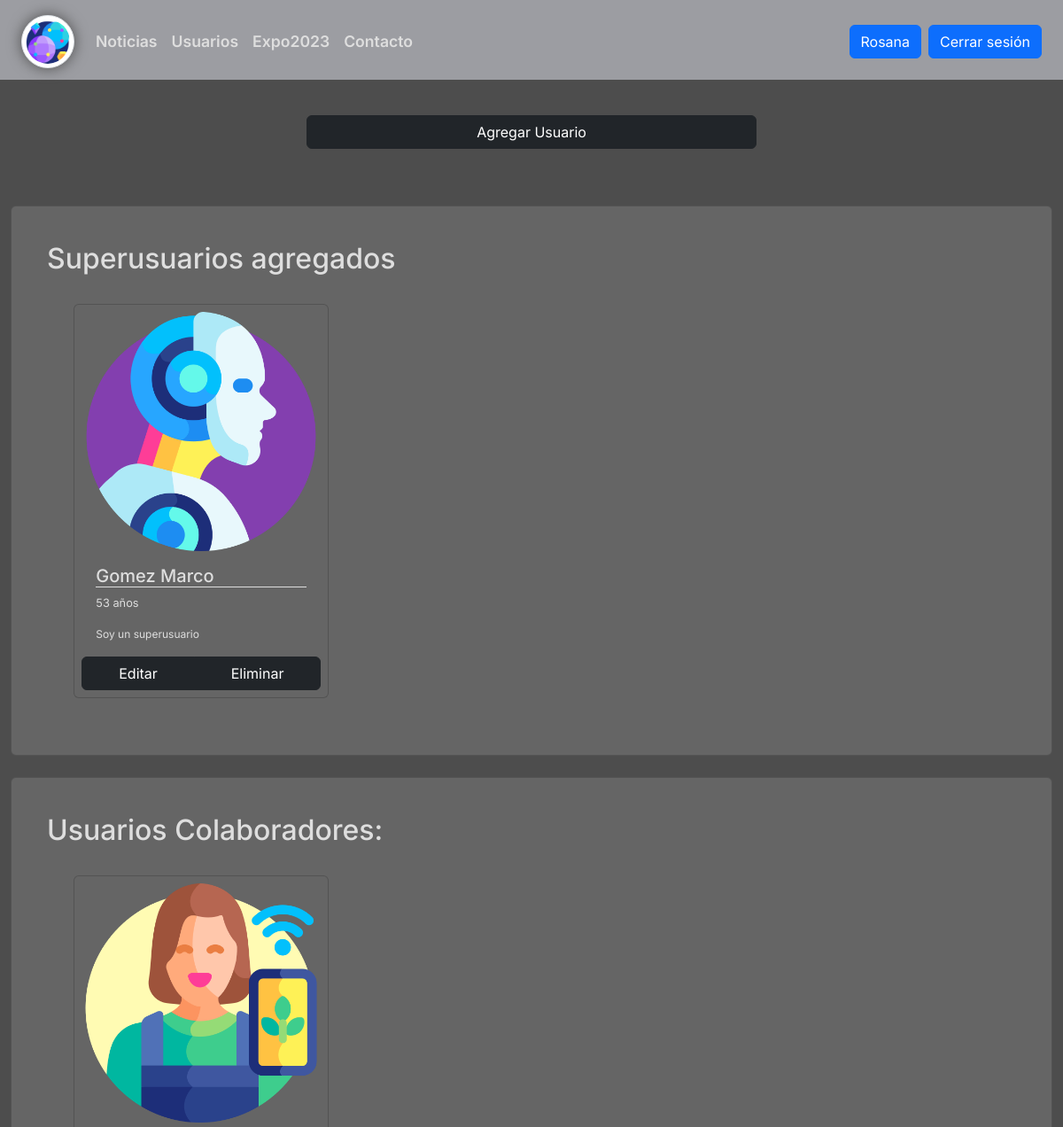
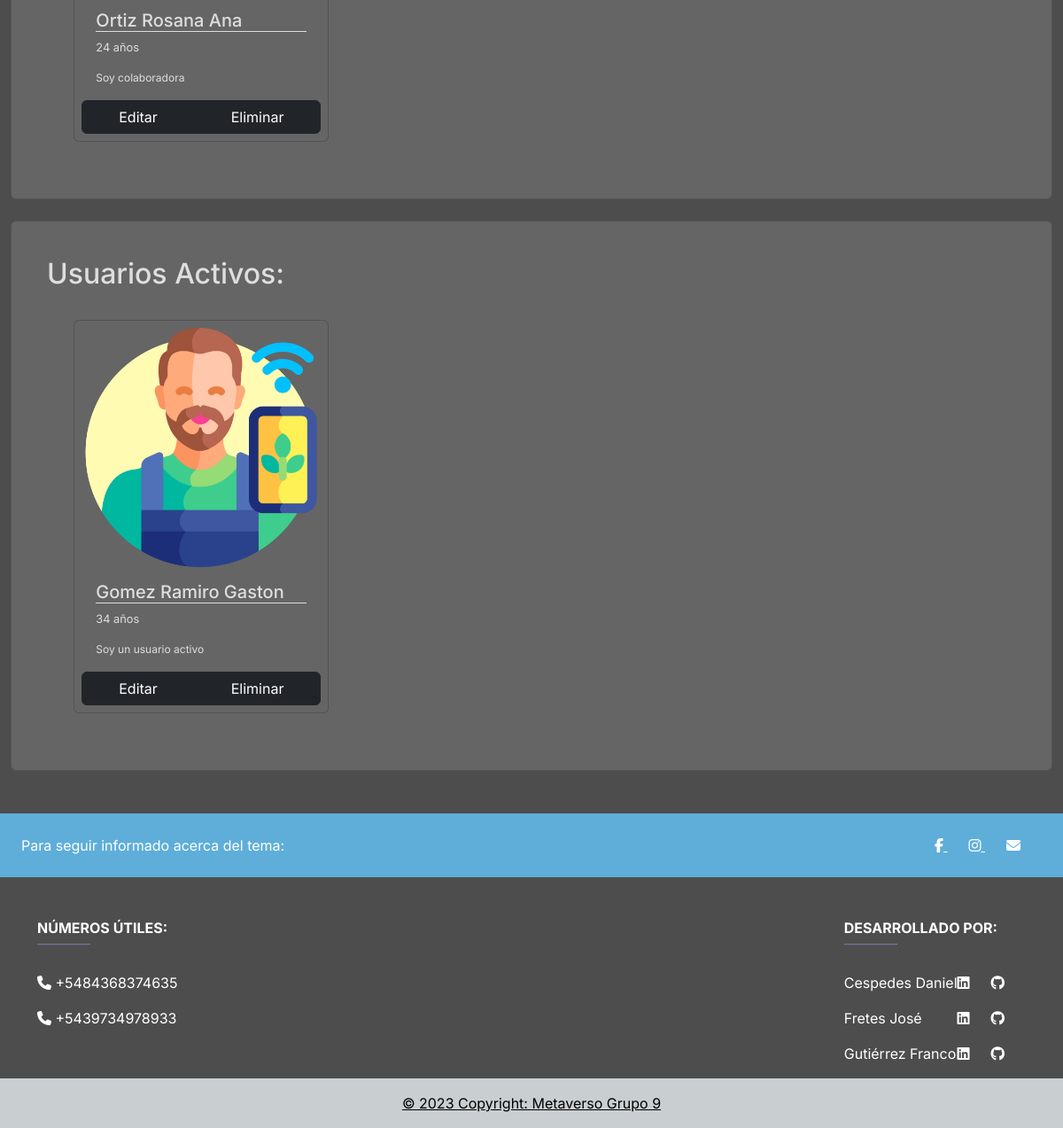
/administrar_usuarios/ (signed in), run on the app's committed database (2 pictures, top to bottom).
### apps/blog/models.py (models this page shows, shortened)
class Usuarios(models.Model):
    user = models.OneToOneField(User, on_delete=models.CASCADE, related_name='profile', default=None)
    primer_nombre = models.CharField(max_length=20, blank=False, null=False)
    segundo_nombre = models.CharField(max_length=20, blank=True)
    apellido = models.CharField(max_length=20, blank=False, null=False)
    fecha_nacimiento = models.DateField(blank=False, null=False, verbose_name='Fecha de nacimiento')
    imagen = models.ImageField(upload_to='post', null=True)
    biografia = models.TextField(max_length=500, blank=False, null=False)
    activo = models.BooleanField(default=False)
    es_colaborador = models.BooleanField(default=False)
    es_superusuario = models.BooleanField(default=False)
    class Meta:
        verbose_name_plural = 'Usuarios'
    def calcular_edad(self):
        return date.today().year - self.fecha_nacimiento.year

### apps/blog/views.py (the view)
# urls.py: path('administrar_usuarios/', views.administrarUsuarios, name='administrar_usuarios'),
def administrarUsuarios(request):
    usuarios= Usuarios.objects.all()
    superusuarios = usuarios.filter(es_superusuario=True)
    colaboradores = usuarios.filter(es_colaborador=True)
    usuarios_activos = usuarios.filter(activo=True)
    context={"usuarios":usuarios_activos, "superusuarios":superusuarios, "colaboradores":colaboradores}
    return render(request, 'usuarios/administrar_usuarios.html', context)

### templates/usuarios/administrar_usuarios.html (shortened to what this page needs)
{% extends 'base.html' %}
{% load static %}
{% block content %}
<div class="d-grid gap-2 col-6 mx-auto jumbotron">
  <a href="{% url 'blog:agregar_usuarios'%}" class="btn btn-dark" type="button">Agregar Usuario</a>
</div>
<div class="jumbotron card" style="padding: 40px; ">
    <h2>Superusuarios agregados</h2>
    {% if superusuarios %}
    <div class="row row-cols-1 row-cols-md-3 g-4">
      {% for superusuario in superusuarios %}
          <div class="col">
              <div class="card card-usuarios">
                  <img src="{{superusuario.imagen.url}}" class="card-img-top" alt="foto de {{superusuario.primer_nombre}} {{superusuario.apellido}}">
                  <div class="card-body">
                    <h5 class="card-title">{{superusuario.apellido}} {{superusuario.primer_nombre}} {{superusuario.segundo_nombre}}</h5>
                    <p class="card-text card-edad">{{superusuario.calcular_edad}} años</p>
                    <p class="card-text card-biografia" >{{superusuario.biografia}}</p>
                  </div>
                  <div class="btn-group" role="group" aria-label="Basic outlined example">
                    <a href="{% url 'blog:actualizar_usuarios' superusuario.id %}" type="button" class="btn btn-dark">Editar</a>
                    <a href="{% url 'blog:eliminar_usuarios' superusuario.id %}" type="button" class="btn btn-dark">Eliminar</a>
                  </div>
              </div>
          </div>
          {% endfor %}
        </div>
    {% else %}
      <h3>No hay superusuarios ademas de usted actualmente</h3>
    {% endif %}
</div>
<div class="jumbotron card" style="padding: 40px;">
    <h2>Usuarios Colaboradores:</h2>
    {% if colaboradores %}
    <div class="row row-cols-1 row-cols-md-3 g-4">
      {% for colaborador in colaboradores %}
        <div class="col">
          <div class="card card-usuarios">
            <img src="{{colaborador.imagen.url}}" class="card-img-top" alt="foto de {{colaborador.primer_nombre}} {{colaborador.apellido}}">
            <div class="card-body">
                <h5 class="card-title">{{colaborador.apellido}} {{colaborador.primer_nombre}} {{colaborador.segundo_nombre}}</h5>
                <p class="card-text card-edad">{{colaborador.calcular_edad}} años</p>
                <p class="card-text card-biografia">{{colaborador.biografia}}</p>
            </div>
            <div class="btn-group" role="group" aria-label="Basic outlined example">
              <a href="{% url 'blog:actualizar_usuarios' colaborador.id %}" type="button" class="btn btn-dark">Editar</a>
              <a href="{% url 'blog:eliminar_usuarios' colaborador.id %}" type="button" class="btn btn-dark">Eliminar</a>
            </div>
          </div>
        </div>
        {% endfor %}
      </div>
    {% else %}
      <h3>No hay usuarios colaboradores designados</h3>
    {% endif %}
</div>
<div class="jumbotron card" style="padding: 40px;">
    <h2>Usuarios Activos:</h2>
    {% if usuarios %}
      {% for usuarios in usuarios %}
        <div class="row row-cols-1 row-cols-md-3 g-4">
            <div class="col">
                <div class="card card-usuarios">
                    <img src="{{usuarios.imagen.url}}" class="card-img-top" alt="foto de {{usuarios.primer_nombre}} {{usuarios.apellido}}">
                    <div class="card-body">
                        <h5 class="card-title">{{usuarios.apellido}} {{usuarios.primer_nombre}} {{usuarios.segundo_nombre}}</h5>
                        <p class="card-text card-edad">{{usuarios.calcular_edad}} años</p>
                        <p class="card-text card-biografia">{{usuarios.biografia}}</p>
                    </div>
                    <div class="btn-group" role="group" aria-label="Basic outlined example">
                      <a href="{% url 'blog:actualizar_usuarios' usuarios.id %}" type="button" class="btn btn-dark">Editar</a>
                      <a href="{% url 'blog:eliminar_usuarios' usuarios.id %}" type="button" class="btn btn-dark">Eliminar</a>
                    </div>
                </div>
            </div>
        </div>
      {% endfor %}
    {% else %}
      <h3>No usuarios activos</h3>
    {% endif %}
</div>
{% endblock content %}

### templates/base.html (shortened to what this page needs)
<!DOCTYPE html>
{% load static %}
<html lang="es">
<head>
    <link href="https://cdn.jsdelivr.net/npm/bootstrap@5.2.3/dist/css/bootstrap.min.css"
    rel="stylesheet">
    <link rel="stylesheet" href="{% static 'styles/style.css' %}">
    <link href="https://cdn.jsdelivr.net/npm/bootstrap-icons@1.19.0/font/bootstrap-icons.css" rel="stylesheet">
</head>
<body>
    <nav class="navbar navbar-expand-lg sticky-top">
        <div class="container-fluid">
            <a class="navbar-brand" href="{% url 'blog:index' %}"><img class="img-thumbnail logo" src="{% static 'images/icono.png' %}" alt="Logo"></a>
            <div class="collapse navbar-collapse " id="navbarSupportedContent">
                <ul class="navbar-nav me-auto mb-2 mb-lg-0 ">
                    <li class="nav-item">
                        <a class="nav-link {% block blog %}{% endblock%}" aria-current="page" href="{% url 'blog:index' %}">Noticias</a>
                    </li>
                    <li class="nav-item">
                        <a class="nav-link {% block nosotros %}{% endblock%}"  href="{% url 'blog:nosotros' %}">Usuarios</a>
                    </li>
                    <li class="nav-item">
                        <a class="nav-link {% block contacto %}{% endblock%}"  href="{% url 'blog:Expo2023' %}">Expo2023</a>
                    </li>
                    <li class="nav-item">
                        <a class="nav-link {% block donacion %}{% endblock%}" href="{% url 'blog:contacto' %}">Contacto</a>
                    </li>
                </ul>
                <form class="navbar-nav d-flex{% comment %}  me-auto mb-2 mb-lg-0 {% endcomment %} form-login d-grid gap-2">
                    {% if user.is_authenticated %}
                        {% if user.is_staff %}
                            <a class="btn btn-primary" href="{% url 'blog:perfil' %}" type="button">Administrar</a>
                        {% else %}
                            <a class="btn btn-primary" href="{% url 'blog:perfil' %}" type="button">{{ user.get_username }}</a>
                        {% endif %}
                        <a class="btn btn-primary" href="{% url 'blog:logout'%}" type="button">Cerrar sesión</a>
                    {% else %}
                        <a class="btn btn-primary"href="{% url 'blog:login'%}" type="button">Ingresar</a>
                    {% endif %}
                </form>
            </div>
        </div>
    </nav>
    <div class="container-xxl bg-page">
    {% block content %}
    {% endblock content%}
    </div>
    <div class="my-5">
        <footer
                class="text-center text-lg-start text-white color-footer"
                >
        <section
                class="d-flex justify-content-between p-4 color-acento-footer"
                >
            <div class="me-5">
            <span>Para seguir informado acerca del tema:</span>
            </div>
            <div>
            <a href="#" class="text-white me-4">
                <i class="fab fa-facebook-f"></i>
            </a>
            <a href="#" class="text-white me-4">
                <i class="fab fa-instagram"></i>
            </a>
            <a href="#" class="text-white me-4">
                <i class="fas fa-envelope mr-3"></i>
            </a>
            </div>
        </section>
          <section class="">
            <div class="container text-center text-md-start mt-5">
            <div class="row mt-3">
                <div class="col-auto me-auto">
                    <h6 class="text-uppercase fw-bold">Números Útiles:</h6>
                    <hr
                        class="mb-4 mt-0 d-inline-block mx-auto"
                        style="width: 60px; background-color: #7c4dff; height: 2px"
                        />
                    <p><i class="fas fa-phone mr-3"></i> +5484368374635</p>
                    <p><i class="fas fa-phone mr-3"></i> +5439734978933 </p>
                </div>
                <div class="col-auto">
                    <h6 class="text-uppercase fw-bold">Desarrollado por:</h6>
                    <hr class="mb-4 mt-0 d-inline-block mx-auto" style="width: 60px; background-color: #7c4dff; height: 2px"/>
                    <div class="d-flex">
                        <p class="me-auto">Cespedes Daniel  </p>
                        <a href="https://www.linkedin.com/in/daniel-cespedes-407102245/" target="_blank" class="text-white me-4"><i class="fab fa-linkedin"></i></a>
                        <a href="https://github.com/dann4832022" target="_blank" class="text-white me-4"><i class="fab fa-github"></i></a>
                    </div>
                    <div class="d-flex">
                        <p class="me-auto">Fretes José    </p>
                        <a href="#" target="_blank" class="text-white me-4"><i class=" fab fa-linkedin"></i></a>
                        <a href="https://github.com/josefretes2" target="_blank" class="text-white me-4"><i class=" fab fa-github"></i></a>
                    </div>
                    <div class="d-flex">
                        <p class="me-auto">Gutiérrez Franco </p>
                        <a href="https://www.linkedin.com/in/franco-gutierrez-b76b18178/" target="_blank" class="text-white me-4"><i class=" fab fa-linkedin"></i></a>
                        <a href="https://github.com/FrancoG27" target="_blank" class="text-white me-4"><i class=" fab fa-github"></i></a>
                    </div>
                </div>
            </div>
        </section>
            <div
                class="text-center p-3 color-base-footer"
                >
                <a class="text-black" href=""
                >© 2023 Copyright: Metaverso Grupo 9 </a
                >
            </div>
        </footer>
    </div>
</body>
</html>

### static/styles/style.css (style rules this page uses)
:root { --bg-navbar:#9C9DA2; --bg-page:#4D4D4D; --bg-card:#656565; --bg-input:#9C9DA2; --border-button:#4b4b4b; --bg-button:#4c4c4d; --font-color:#dedede; --font-color-hover:#2b2b2b; --font-color-active:#3a3939; --boton-twitter:#00ACEE; --color-notificacion:#0d0d0d; --bg-evento: rgb(43, 182, 232); --bg-evento-gradiente: linear-gradient(90deg, rgb(83, 214, 240) 0%, rgb(97, 216, 216) 100%); --acento-footer:#5eaed9; --bg-base-footer:#c9cfd0; }
html { height: 100%; }
body { background: var(--bg-page); font-family: 'Inter', sans-serif; color:var(--font-color); min-height: 100vh; }
.navbar { background-color: var(--bg-navbar); padding: 12px; padding-bottom: 8px; }
.navbar .logo { max-width: 60px; max-height: 60px; border-radius: 50%; filter: drop-shadow(0 0 0.5rem var(--bg-page)); }
.navbar .nav-item .nav-link { font-size:1.1rem; font-weight: 600; color: var(--font-color); }
.card { background-color: var(--bg-card); margin: 24px auto; padding: 8px; border-radius: 0.375rem; }
.jumbotron { padding: 40px; }
.card-usuarios { width:18rem; }
.bg-page { background-color:var(--bg-page); }
.card-edad { font-size: 0.80rem; }
.card-biografia { max-height: 5rem; overflow: auto; font-size: 0.75rem; }
.card-title { border-bottom: 1px var(--font-color) solid; }
.color-footer { background-color: var(--bg-page); }
.color-acento-footer { background-color: var(--acento-footer); }
.color-base-footer { background-color: var(--bg-base-footer); }

### data on the page
Usuarios: imagen (picture), apellido "Gomez", primer_nombre "Marco", calcular_edad "53", biografia "Soy un superusuario"
Usuarios: imagen (picture), apellido "Ortiz", primer_nombre "Rosana", segundo_nombre "Ana", calcular_edad "24", biografia "Soy colaboradora"
Usuarios: imagen (picture), apellido "Gomez", primer_nombre "Ramiro", segundo_nombre "Gaston", calcular_edad "34", biografia "Soy un usuario activo"

### other printed values
{{ user.get_username }} "Rosana"
